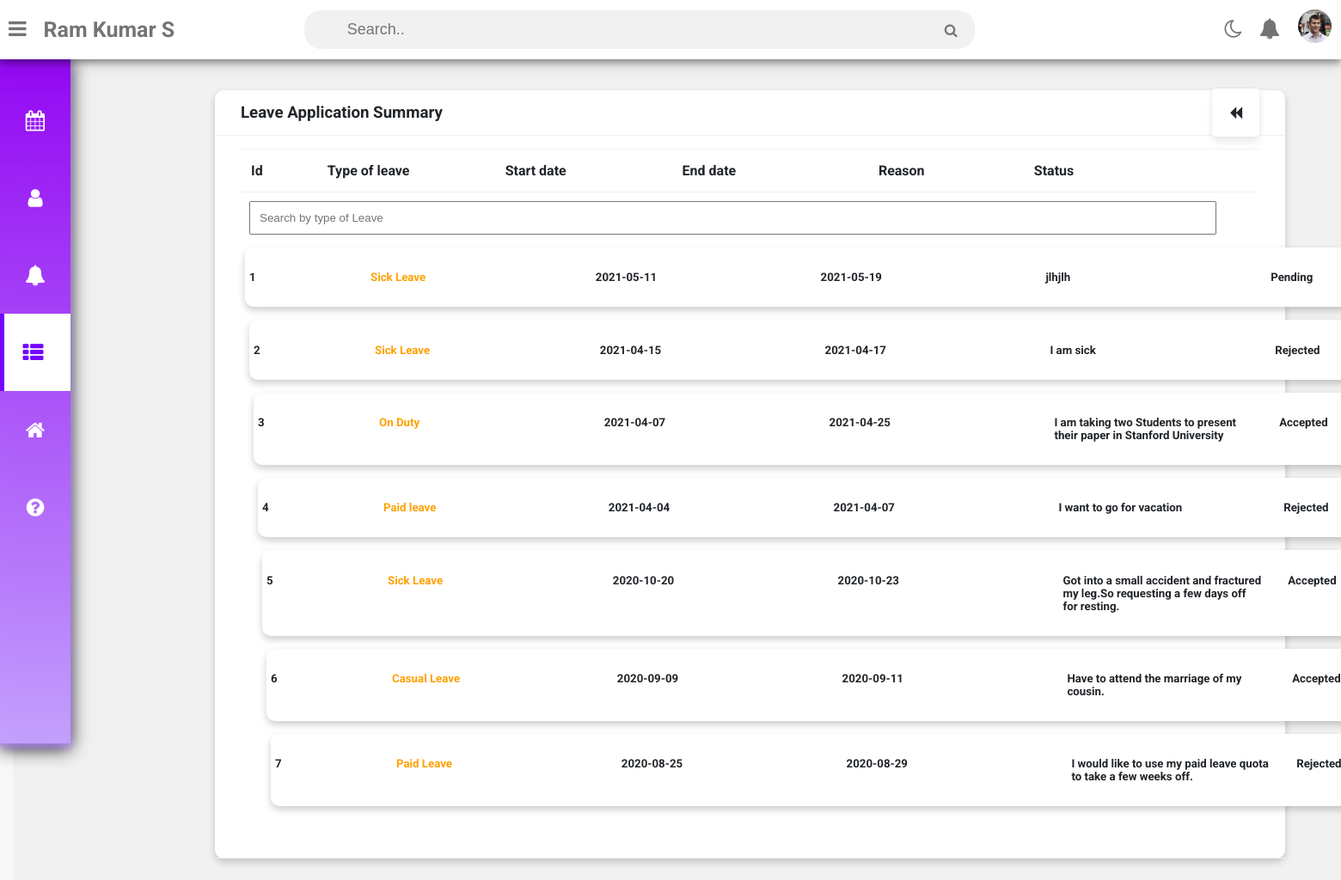
/leave_summary.php (signed in), run on the app's committed database.
### tables this page shows
CREATE TABLE `faculty` (
  `Fac_ID` varchar(10) NOT NULL,
  `Name` varchar(50) NOT NULL,
  `email_id` varchar(35) NOT NULL,
  `qualification` varchar(20) NOT NULL,
  `position` varchar(20) NOT NULL,
  `interest` varchar(100) NOT NULL,
  `address` varchar(100) NOT NULL,
  `dept` varchar(50) NOT NULL,
  `mobile` varchar(10) NOT NULL,
  `image_path` varchar(1024) DEFAULT 'https://www.pinclipart.com/picdir/middle/128-1286122_business-person-icon-clipart.png',
  `wallet` int(5) DEFAULT NULL
);

CREATE TABLE `attendance` (
  `Fac_ID` varchar(10) NOT NULL,
  `apply_date` date NOT NULL,
  `start_date` date NOT NULL,
  `end_date` date NOT NULL,
  `reason` varchar(1000) NOT NULL,
  `type` varchar(25) NOT NULL,
  `status` varchar(20) NOT NULL
);

### leave_summary.php (the view, shortened to what this page needs)
<?php
  include('db.php');
?>
<!DOCTYPE html>
<html>
<head>
 	<link rel="stylesheet" href="https://cdnjs.cloudflare.com/ajax/libs/font-awesome/4.7.0/css/font-awesome.min.css">
	<link rel="stylesheet" type="text/css" href="https://cdnjs.cloudflare.com/ajax/libs/Chart.js/2.9.3/Chart.min.css">
	<link rel="stylesheet" href="https://maxcdn.bootstrapcdn.com/font-awesome/4.5.0/css/font-awesome.min.css">
	<link rel="stylesheet" type="text/css" href="leave_summary.css">
</head>
<body class="overlay-scrollbar">
	<div class="navbar">
		<ul class="navbar-nav">
			<li class="nav-item">
				<a class="nav-link">
					<i class="fa fa-bars" onclick="collapseSidebar()"></i>
				</a>
			</li>
			<li class="nav-item faculty">
				<b><?php
				$username=$_SESSION['userid'];
				$sql = "select * from faculty, login where (login.Fac_ID='$username' || login.mobile='$username') && login.Fac_ID=faculty.Fac_ID ";
				$result=mysqli_query($con,$sql);
		        $row=mysqli_fetch_assoc($result);
				echo $row['Name'];				?></b>
			</li>
		</ul>
		<form class="navbar-search">
			<input type="text" name="Search" class="navbar-search-input" placeholder="Search..">
			<i class="fa fa-search"></i>
		</form>
		<ul class="navbar-nav nav-right">
			<li class="nav-item mode">
				<a class="nav-link" href="#" onclick="switchTheme()">
					<i class="fa fa-moon-o dark"></i>
				</a>
			</li>
			<li class="nav-item">
				<a class="nav-link">
      				<i class="fa fa-bell" aria-hidden="true"></i>
   				 </a>
   			</li>
			<li class="nav-item avt-wrapper">
				<div class="avt dropdown">
          <img src="<?php echo $row['image_path'] ?>" alt="User image" class="dropdown-toggle" data-toggle="user-menu">
				</div>
			</li>
		</ul>
	</div>
	<div class="sidebar">
		<ul class="sidebar-nav">
			<li class="sidebar-nav-item">
				<a href="#" class="sidebar-nav-link">
					<div>
						<i class="fa fa-calendar"></i>
					</div>
				</a>
			</li>
			<li class="sidebar-nav-item">
				<a href="profile.php" class="sidebar-nav-link">
					<div>
						<i class="fa fa-user"></i>
					</div>
				</a>
			</li>
			<li  class="sidebar-nav-item">
				<a href="#" class="sidebar-nav-link">
					<div>
						<i class="fa fa-bell"></i>
					</div>
				</a>
			</li>
			<li  class="sidebar-nav-item">
				<a href="index.php" class="sidebar-nav-link active">
					<div>
						<i class="fa fa-th-list"></i>
					</div>
				</a>
			</li>
			<li  class="sidebar-nav-item">
				<a href="#" class="sidebar-nav-link">
					<div>
						<i class="fa fa-home"></i>
					</div>
				</a>
			</li>
			<li  class="sidebar-nav-item">
				<a href="#" class="sidebar-nav-link">
					<div>
						<i class="fa fa-question-circle"></i>
					</div>
				</a>
			</li>
		</ul>
	</div>
	<?php
							$query = "SELECT * FROM attendance WHERE Fac_ID LIKE '$username'  and start_date >'2020-06-04'  Order by start_date desc";
							$query_run = mysqli_query($con,$query);
	?>
	<div class="wrapper avt-wrapper">
		<div class="row">
			<div class="col-12 col-m-12 col-sm-12">
				<div class="card1 ">
					<div class="card-header">
						<h3>
							Leave Application Summary
						</h3>
						<a href="index.php">
						<i class="fa fa-backward"></i>
					</a>
					</div>
					<div class="card-header">
						<table>
							<thead>
								<tr>
									<th>Id</th>
									<th></th>
									<th>Type of leave</th>
									<th></th>
									<th>Start date</th>
									<th></th>
									<th></th>
									<th>End date</th>
									<th></th>
									<th></th>
									<th></th>
									<th>Reason</th>
									<th></th>
									<th></th>
									<th>Status</th>
									<th></th>
									<th></th>
									<th></th>
									<th></th>
									<th></th>
								</tr>
							</thead>
						</table>
  <div class="row1">
    <div class="col-12 mb-3">
      <input type="text" id="myFilter" class="wo form-control" onkeyup="myFunction()" placeholder="Search by type of Leave">
    </div>
  </div>
  <?php
  	$i=0;
	if($query_run)
    {
		foreach($query_run as $row)
			{
			$i=$i+1
   ?>
  <div class="row1" id="myItems">
  	<div class="col-12 col-m-12 col-sm-12">
      <div class="card">
        <div class="card-body row1">
          <h5 class="card-subtitle col-1 mb-2 text-muted"><?php echo $i;?></h5>
          <h5 class="card-title col-2 mb-2 "><a href="#"><?php echo $row['type']; ?></a></h5>
          <h5 class="card-subtitle col-2 mb-2 text-muted"><?php echo $row['start_date']; ?></h5>
          <h5 class="card-subtitle mb-2 col-2 text-muted"><?php echo $row['end_date']; ?></h5>
          <h5 class="card-subtitle col-2 mb-2 "> <?php echo $row['reason']; ?></h5>
       	  <h5 class="card-subtitle col-1 mb-2 "> <?php echo $row['status']; ?></h5>
    </div>
      </div>
<?php
	}
		}
	else
		{
		echo "No Record Found";
		}
  ?>
            </div>
    </div>
  </div>
</div>
</div>
</div>
</div>
</div>
</body>
</html>

### data on the page
attendance: type "Sick Leave", start_date "2021-05-11", end_date "2021-05-19", reason "jlhjlh", status "Pending"
attendance: type "Sick Leave", start_date "2021-04-15", end_date "2021-04-17", reason "I am sick", status "Rejected"
attendance: type "On Duty", start_date "2021-04-07", end_date "2021-04-25", reason "I am taking two Students to present their paper in Stanford University", status "Accepted"
attendance: type "Paid leave", start_date "2021-04-04", end_date "2021-04-07", reason "I want to go for vacation", status "Rejected"
attendance: type "Sick Leave", start_date "2020-10-20", end_date "2020-10-23", reason "Got into a small accident and fractured my leg.So requesting a few days off for resting.", status "Accepted"
attendance: type "Casual Leave", start_date "2020-09-09", end_date "2020-09-11", reason "Have to attend the marriage of my cousin.", status "Accepted"
attendance: type "Paid Leave", start_date "2020-08-25", end_date "2020-08-29", reason "I would like to use my paid leave quota to take a few weeks off.", status "Rejected"

### other printed values
$row['Name'] "Ram Kumar S"
